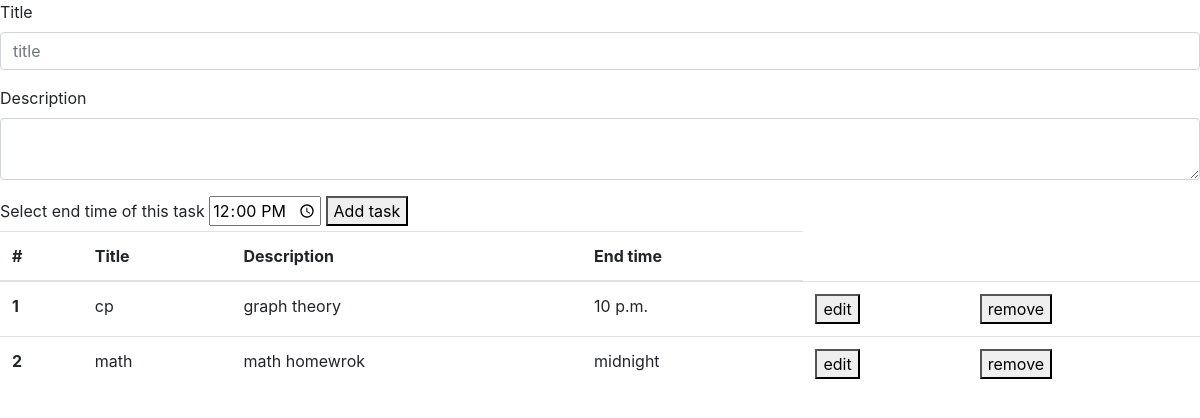
Before: / with the older database file.
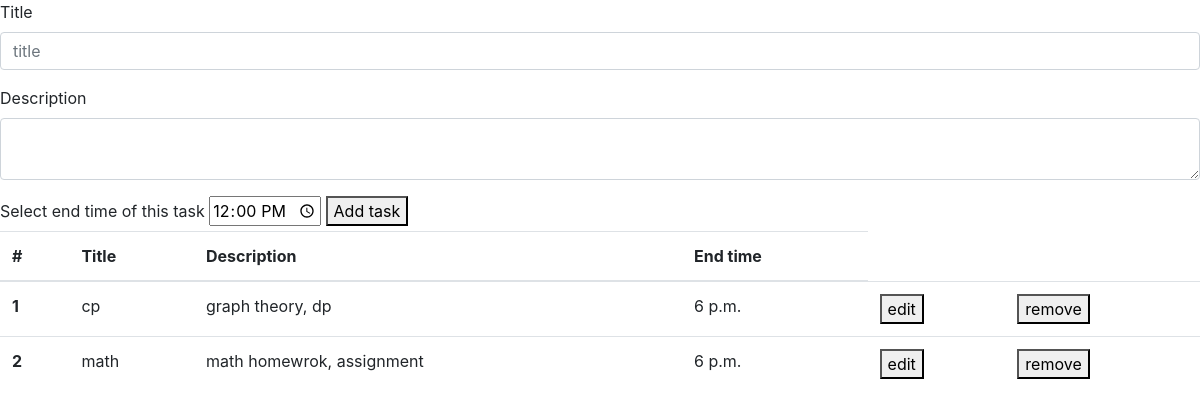
After: the same page with the newer database file.
### app/models.py (models this page shows)
class database (models.Model):
    task_title = models.CharField(max_length=20)
    task_description = models.TextField()
    endtime = models.TimeField(default="00.00")

### app/views.py (the view, shortened to what this page needs)
# urls.py: path('', home, name = 'home'),
def home(request, id = None):
    task = None
    if id :
        task = database.objects.get(id = id)
    context = {
        'editTask': task,
        'tasks':database.objects.all(),
        'current_time' : (datetime.now() + timedelta(hours=1)).strftime('%H') + ":00"
    }
    return render(request, 'index.html', context)

### app/templates/index.html (shortened to what this page needs)
<!DOCTYPE html>
<html lang="en">
<head>
    <link rel="stylesheet" href="https://cdn.jsdelivr.net/npm/bootstrap@4.0.0/dist/css/bootstrap.min.css">
</head>
<body>
  <div>
    <form action="{% if editTask %}{% url 'edit_task' editTask.id%}{% else %}{% url 'home' %}{% endif %}" method="POST">
    <div class="form-group">
      <label >Title</label>
      <input type="text" name="title" class="form-control" placeholder="title" required value="{{ editTask.task_title|default:'' }}">
    </div>
    <div class="form-group">
      <label> Description </label>
      <textarea class="form-control" name = "description" required>{{ editTask.task_description|default:'' }}</textarea>
    </div>
    <div>
      <label for=""> Select end time of this task </label>
      <input type="time" name = "endtime" value = "{{current_time}}">
      <button type="submit"> {%if editTask%}Update {%else%}Add task {%endif%}</button>
    </div>
  </form>
</div>
    <table class="table">
        <thead>
          <tr>
            <th scope="col">#</th>
            <th scope="col">Title</th>
            <th scope="col">Description</th>
            <th scope="col">End time</th>
          </tr>
        </thead>
        <tbody>
          <tr>
            {%for task in tasks%}
            <th scope="row">{{forloop.counter}}</th>
            <td> {{task.task_title}}</td>
            <td>{{task.task_description}}</td>
            <td>{{task.endtime}}</td>
            <td>
              <a href="{% url 'edit_task' task.id %}"><button>edit</button></a>
            </td>
            <td>
              <a href="{% url 'remove_task' task.id %}"><button>remove</button></a>
            </td>
          </tr>
            {%endfor%}
        </tbody>
      </table>
</body>
</html>

Changed rows visible on the page:
changed database "cp": task_description "graph theory" → "graph theory, dp"; endtime "10 p.m." → "6 p.m."
changed database "math": task_description "math homewrok" → "math homewrok, assignment"; endtime "midnight" → "6 p.m."
